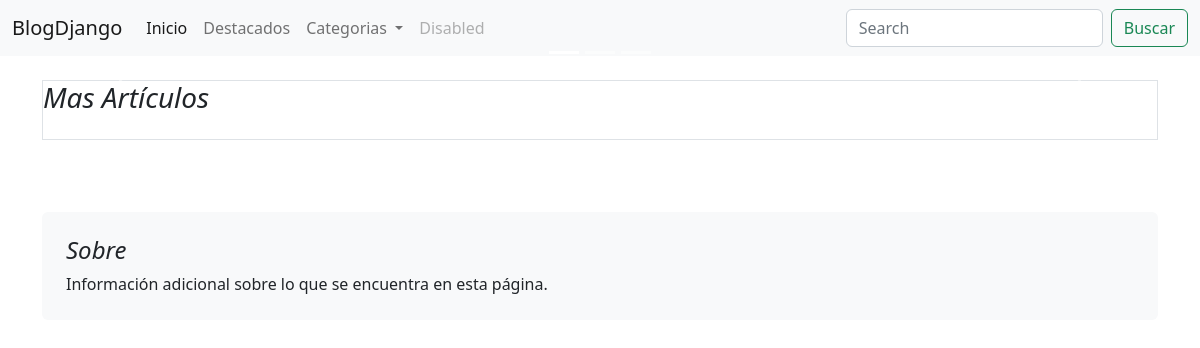
The app's page /, older data.
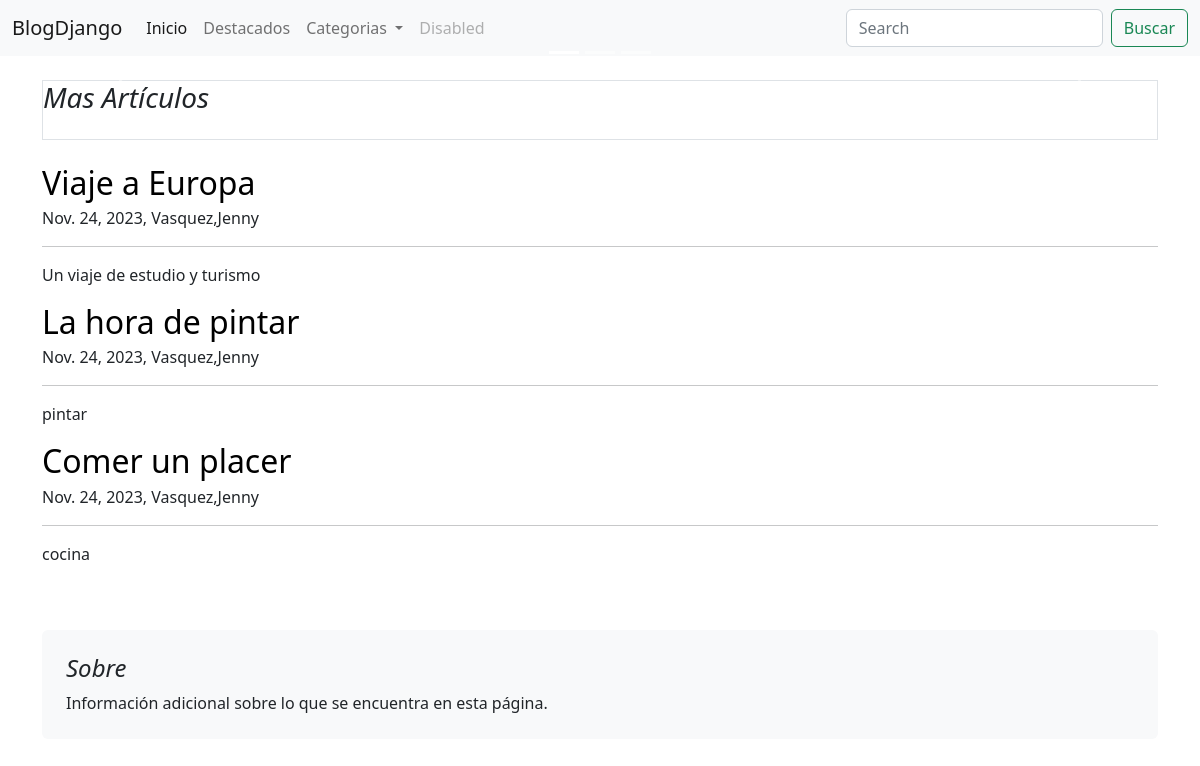
The same page, newer data.
### blogs/models.py (models this page shows, shortened)
class Post(models.Model):
    title = models.CharField(max_length=255)
    slug = models.SlugField(unique=True)
    overview = models.TextField()
    date_created = models.DateTimeField(auto_now_add=True)
    content = models.TextField()
    author = models.ForeignKey(settings.AUTH_USER_MODEL, on_delete=models.PROTECT)
    categories = models.ManyToManyField('Categorias')
    featured = models.BooleanField(default=False)

### usuarios/models.py (models this page shows)
class User(AbstractUser):
    def __str__(self):
        return f'{self.last_name},{self.first_name}'

### blogs/views.py (the view)
def home_page(request):
   posts= Post.objects.all()
   categorias= Categorias.objects.all()
   featured = Post.objects.filter(featured= True)[:3]
   context = {
      'posts':posts,
      'categorias':categorias,
      'destacados': featured
   }
   return render (request, 'blogs/home_page.html', context=context)

### blogs/templates/blogs/home_page.html (shortened to what this page needs)
{% extends 'base.html' %}
{% block content %}
<div class="container-xxl bd-gutter mt-3 my-md-4 bd-layout">
    <main class="container">
        <div class="row g-5">
            <div class "col-md-12">
                {% include "blogs/featured.html" %}
            </div>
        </div>
        <div class="row g-5">
            <div class "col-md-8">
                <h3 class="pb-4 mb-4 fst-italic border bottom">
                    Mas Artículos
                </h3>
                {% for post in posts %}
                    <article class = "blog-post">
                        <h2 class="blog-post-title mb-1">
                            <a href="#" style="text-decoration: none"
                                class="text-black">
                                {{post.title}}
                            </a>
                        </h2>
                        <p class="blog-post-meta">{{ post.date_created.date}}, {{post.author}}</p>
                        <hr>
                        <p> {{post.overview}} </p>
                    </article>
                {% endfor %}
            </div>
            <div class=" md-4 ">
                <div class="position-sticky" style="top: 2rem">
                    <div class="p-4 mb-3 bg-light rounded">
                        <h4 class="fst-italic"> Sobre </h4>
                        <p class="mb-0"> Información adicional sobre lo que se encuentra en esta página. </p>
                    </div>
                    <div class="p-4">
                    </div>
                </div>
            </div>
        </div>
{%endblock content %}

### blogs/templates/base.html (shortened to what this page needs)
<!doctype html>
<html lang="en">
<head>
    <link href="https://cdn.jsdelivr.net/npm/bootstrap@5.2.3/dist/css/bootstrap.min.css" rel="stylesheet">
</head>
<body>
{% include 'navbar.html' %}
{% block content %} {%endblock content %}
</body>
</html>

### blogs/templates/navbar.html (shortened to what this page needs)
<nav class="navbar navbar-expand-lg bg-light">
    <div class="container-fluid">
      <a class="navbar-brand" href="#">BlogDjango</a>
      <div class="collapse navbar-collapse" id="navbarSupportedContent">
        <ul class="navbar-nav me-auto mb-2 mb-lg-0">
          <li class="nav-item">
            <a class="nav-link active" aria-current="page" href="#">Inicio</a>
          </li>
          <li class="nav-item">
            <a class="nav-link" href="#">Destacados</a>
          </li>
          <li class="nav-item dropdown">
            <a class="nav-link dropdown-toggle" href="#" role="button" data-bs-toggle="dropdown" aria-expanded="false">
              Categorias
            </a>
          </li>
          <li class="nav-item">
            <a class="nav-link disabled">Disabled</a>
          </li>
        </ul>
        <form class="d-flex" role="search">
          <input class="form-control me-2" type="search" placeholder="Search" aria-label="Search">
          <button class="btn btn-outline-success" type="submit">Buscar</button>
        </form>
      </div>
    </div>
  </nav>

### blogs/templates/blogs/featured.html (shortened to what this page needs)
<div id="carouselIndicators" class="carousel slide" data-bs-ride="true">
    <div class="carousel-indicators">
      <button type="button" data-bs-target="#carouselIndicators" data-bs-slide-to="0" class="active" aria-current="true" aria-label="Slide 1"></button>
      <button type="button" data-bs-target="#carouselIndicators" data-bs-slide-to="1" aria-label="Slide 2"></button>
      <button type="button" data-bs-target="#carouselIndicators" data-bs-slide-to="2" aria-label="Slide 3"></button>
    </div>
    <button class="carousel-control-prev" type="button" data-bs-target="#carouselIndicators" data-bs-slide="prev">
      <span class="carousel-control-prev-icon" aria-hidden="true"></span>
    </button>
    <button class="carousel-control-next" type="button" data-bs-target="#carouselIndicators" data-bs-slide="next">
      <span class="carousel-control-next-icon" aria-hidden="true"></span>
    </button>
  </div>

Row changes from the older to the newer data that the page shows:
added Post: title "Viaje a Europa", date_created "Nov. 24, 2023", author "Vasquez,Jenny", overview "Un viaje de estudio y turismo"
added Post: title "La hora de pintar", date_created "Nov. 24, 2023", author "Vasquez,Jenny", overview "pintar"
added Post: title "Comer un placer", date_created "Nov. 24, 2023", author "Vasquez,Jenny", overview "cocina"
